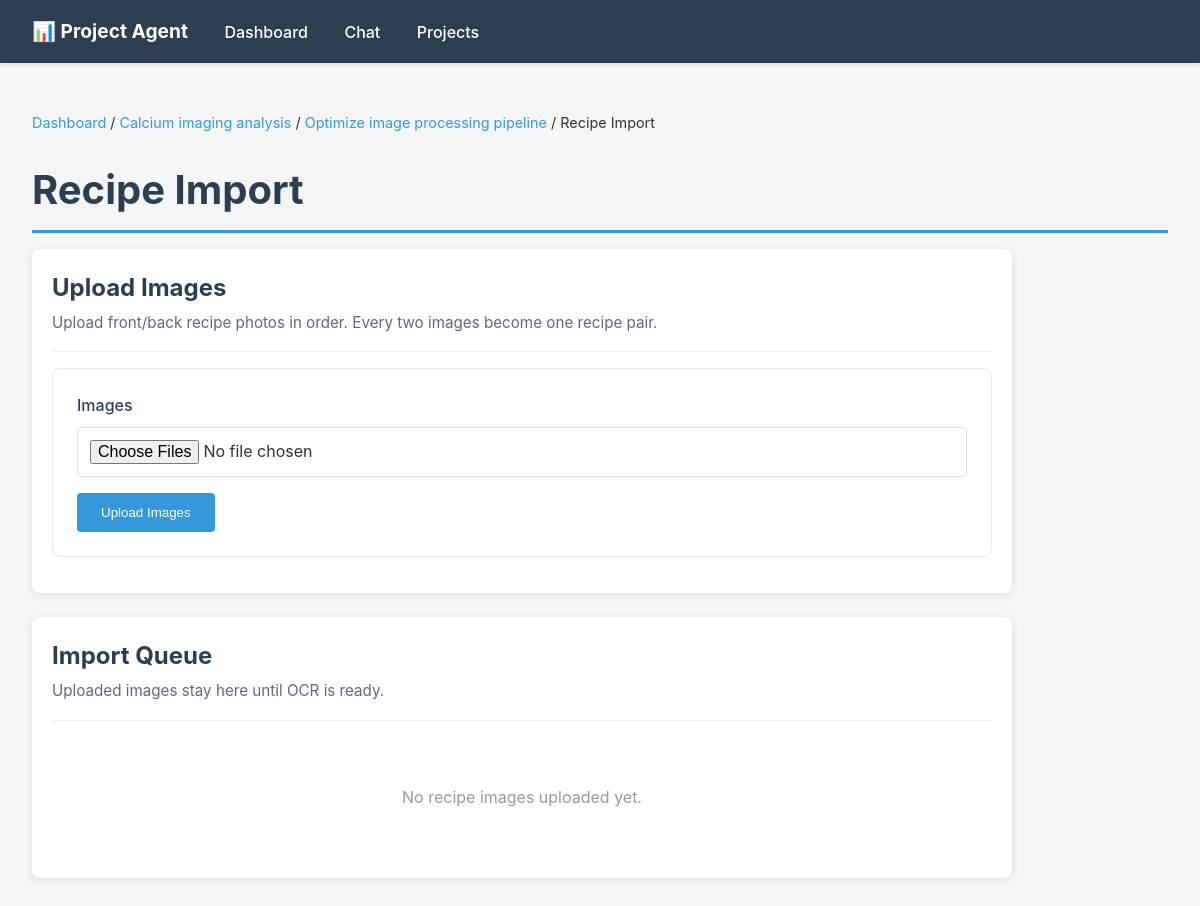
Screenshot of /apps/recipes/import?project_id=3&action_id=5 with the database file from the repository.
### tables this page shows
CREATE TABLE projects (
                id INTEGER PRIMARY KEY AUTOINCREMENT,
                name TEXT UNIQUE NOT NULL,
                status TEXT DEFAULT 'active',
                created_at TEXT DEFAULT CURRENT_TIMESTAMP,
                updated_at TEXT DEFAULT CURRENT_TIMESTAMP
            , description TEXT DEFAULT '', priority_score INTEGER DEFAULT 3, focus_reason TEXT DEFAULT '');

CREATE TABLE recommended_actions (
                id INTEGER PRIMARY KEY AUTOINCREMENT,
                project_id INTEGER NOT NULL,
                action TEXT NOT NULL,
                priority TEXT DEFAULT 'medium',
                created_at TEXT DEFAULT CURRENT_TIMESTAMP, sort_order INTEGER DEFAULT 100, status TEXT DEFAULT 'open', completed_at TEXT DEFAULT '',
                FOREIGN KEY (project_id) REFERENCES projects(id) ON DELETE CASCADE
            );

### api.py (the view)
@app.get("/apps/recipes/import")
def recipe_import_page(request: Request, project_id: int, action_id: int):
    project = dict_from_row(db.get_project_by_id(project_id))
    action = dict_from_row(db.get_recommended_action(action_id))
    if not project or not action or action["project_id"] != project_id:
        raise HTTPException(status_code=404, detail="Recipe import task not found")
    context = {
        "request": request,
        "project": project,
        "action": action,
        "recipe_image_groups": db.get_recipe_image_groups(action_id),
    }
    template = jinja_env.get_template("recipe_import.html")
    html = template.render(context)
    return HTMLResponse(html)

### templates/recipe_import.html (shortened to what this page needs)
{% extends "base.html" %}
{% block content %}
<div class="breadcrumb">
    <a href="/">Dashboard</a> / <a href="/projects/{{ project.id }}">{{ project.name }}</a> / <a href="/projects/{{ project.id }}/actions/{{ action.id }}">{{ action.action }}</a> / Recipe Import
</div>
<h1>Recipe Import</h1>
<div class="app-shell">
    <section class="detail-section">
        <div class="section-header">
            <div>
                <h2>Upload Images</h2>
                <p class="section-subtitle">Upload front/back recipe photos in order. Every two images become one recipe pair.</p>
            </div>
        </div>
        <form method="post" action="/apps/recipes/import/upload" enctype="multipart/form-data" class="upload-form">
            <div class="form-group">
                <label for="files">Images</label>
                <input type="file" id="files" name="files" accept="image/*" multiple required>
            </div>
            <button type="submit">Upload Images</button>
        </form>
    </section>
    <section class="detail-section">
        <div class="section-header">
            <div>
                <h2>Import Queue</h2>
                <p class="section-subtitle">Uploaded images stay here until OCR is ready.</p>
            </div>
        </div>
        {% if recipe_image_groups %}
            <div class="recipe-pair-list">
                {% for group in recipe_image_groups %}
                    <article class="recipe-pair">
                        <div class="recipe-pair-header">
                            <strong>{{ group.label or "Recipe pair" }}</strong>
                            <small>{{ group.status|upper }} - {{ group.created_at }}</small>
                        </div>
                        <div class="recipe-pair-images">
                            {% for side in ["front", "back"] %}
                                {% set side_images = group.images|selectattr("side", "equalto", side)|list %}
                                {% if side_images %}
                                    {% set image = side_images[0] %}
                                    <div class="image-tile">
                                        <span class="side-label">{{ side|upper }}</span>
                                        <img src="/uploads/{{ image.filename }}" alt="{{ image.original_filename }}">
                                        <div>
                                            <strong>{{ image.original_filename }}</strong>
                                            <small>{{ image.status|upper }}</small>
                                        </div>
                                    </div>
                                {% else %}
                                    <div class="image-tile missing-side">
                                        <span class="side-label">{{ side|upper }}</span>
                                        <div>
                                            <strong>Missing {{ side }}</strong>
                                            <small>Upload another image to complete this pair.</small>
                                        </div>
                                    </div>
                                {% endif %}
                            {% endfor %}
                        </div>
                    </article>
                {% endfor %}
            </div>
        {% else %}
            <div class="empty-state">
                <p>No recipe images uploaded yet.</p>
            </div>
        {% endif %}
    </section>
</div>
{% endblock %}

### templates/base.html (style rules this page uses)
* { margin: 0; padding: 0; box-sizing: border-box; }
body { font-family: -apple-system, BlinkMacSystemFont, 'Segoe UI', 'Roboto', 'Oxygen', 'Ubuntu', 'Cantarell', sans-serif; background: #f5f5f5; color: #333; line-height: 1.6; }
h1, h2, h3 { margin: 1.5rem 0 1rem; color: #2c3e50; }
h1 { font-size: 2.5rem; border-bottom: 3px solid #3498db; padding-bottom: 0.5rem; }
h2 { font-size: 1.5rem; margin-top: 2rem; }
form { background: white; padding: 1.5rem; border-radius: 8px; margin: 1.5rem 0; box-shadow: 0 2px 8px rgba(0,0,0,0.1); }
.form-group { margin-bottom: 1rem; }
label { display: block; margin-bottom: 0.5rem; font-weight: 500; color: #2c3e50; }
input, textarea, select { width: 100%; padding: 0.75rem; border: 1px solid #ddd; border-radius: 4px; font-family: inherit; font-size: 1rem; }
button { background: #3498db; color: white; padding: 0.75rem 1.5rem; border: none; border-radius: 4px; cursor: pointer; font-weight: 500; transition: background 0.2s; }
.breadcrumb { margin: 1rem 0; font-size: 0.9rem; }
.breadcrumb a { color: #3498db; text-decoration: none; }
.empty-state { text-align: center; padding: 2rem; color: #999; }
.empty-state p { margin: 1rem 0; }
.app-shell { max-width: 980px; }
.detail-section { background: white; border-radius: 8px; padding: 1.25rem; margin-bottom: 1.5rem; box-shadow: 0 2px 8px rgba(0,0,0,0.1); }
.section-header { display: flex; justify-content: space-between; gap: 1rem; align-items: start; border-bottom: 1px solid #eee; padding-bottom: 1rem; margin-bottom: 1rem; }
.section-header h2 { margin: 0; }
.section-subtitle { color: #667; margin-top: 0.25rem; font-size: 0.95rem; }
.upload-form { box-shadow: none; border: 1px solid #e8e8e8; margin: 0 0 1rem; }

### rows the page displays
projects: name "Calcium imaging analysis"
recommended_actions: action "Optimize image processing pipeline"
